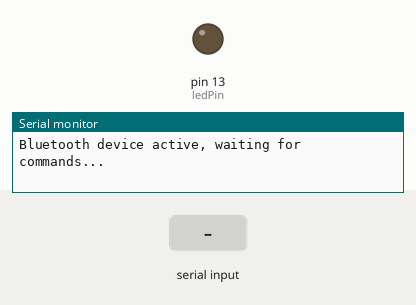
Recording of a sketch running on a simulated Arduino Uno, built with avr-gcc and run on an emulated ATmega328P. Parts: output pins drawn as LEDs (lit = HIGH), the last lines printed to the serial monitor. The test bench sets the inputs (shaded band).

Above: at 6.2 s.
6.3 s: "1" received over Serial
At 7.4 s:
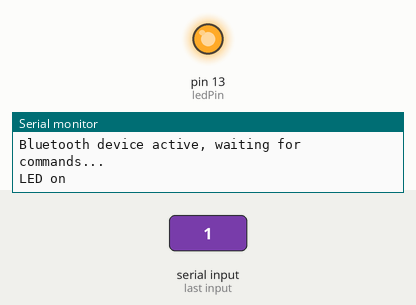
7.8 s: "0" received over Serial
At 8.5 s:
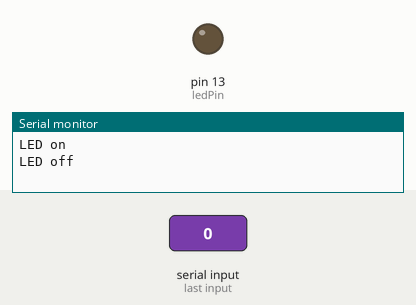
Timing chart, 0 to 10.8 s (numbered marks = the images above; inputs shaded):
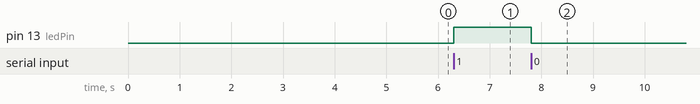

Measured:
- after the input at 6.3 s, pin 13 (ledPin): LOW → HIGH at once
- after the input at 7.8 s, pin 13 (ledPin): HIGH → LOW at once

The sketch:

arduino_example.ino
```cpp
const int ledPin = LED_BUILTIN; // Use internal LED

void setup() {
  Serial.begin(9600); // Initialize serial communication with the BLE module

  pinMode(ledPin, OUTPUT); // Set internal LED as an output

  delay(5000);

  Serial.println("Bluetooth device active, waiting for commands...");
}

void loop() {
  if (Serial.available()) {
    char command = Serial.read();
    if (command == '1') {
      Serial.println("LED on");
      digitalWrite(ledPin, HIGH); // Turn on internal LED
    } else if (command == '0') {
      Serial.println("LED off");
      digitalWrite(ledPin, LOW); // Turn off internal LED
    }
  }
}
```
